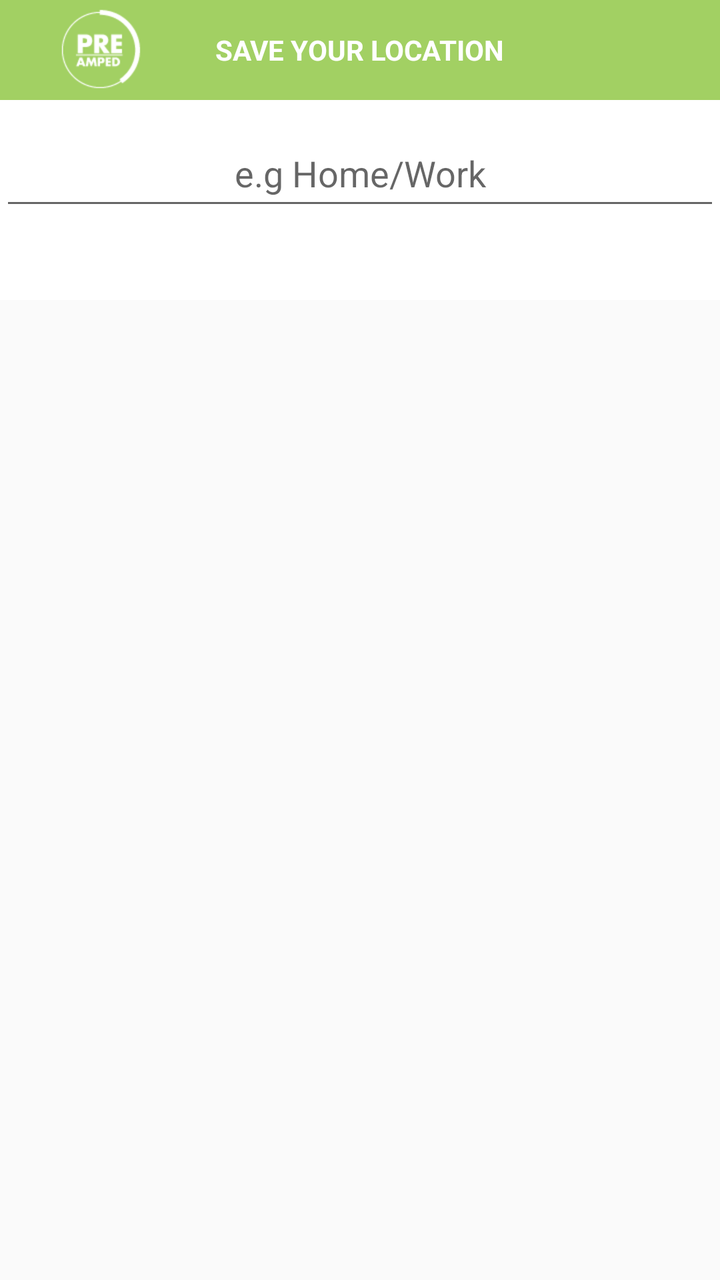
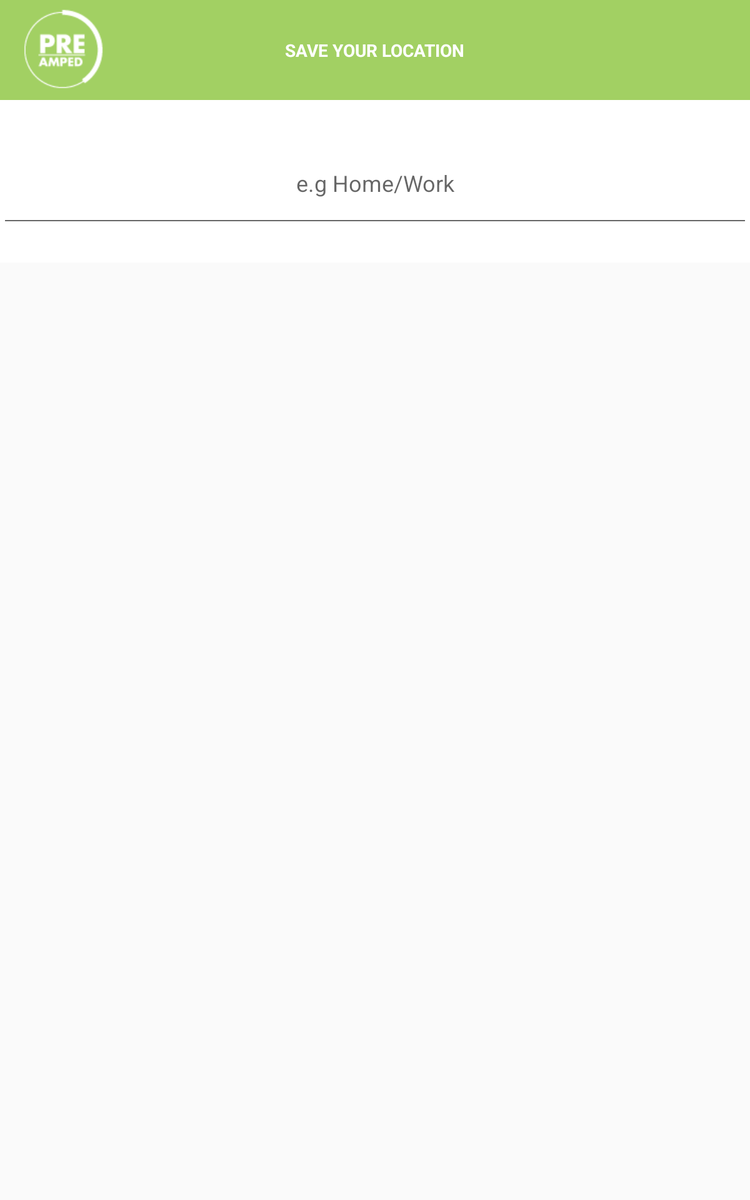

An Android layout and its configuration variant, each rendered on a device that would load it. The default file and the variant file are quoted in full after the pictures.
<!-- AndroidManifest.xml: application theme AppTheme -->
<!-- res/layout/new_location_dialog_a.xml -->
<?xml version="1.0" encoding="utf-8"?>
<LinearLayout xmlns:android="http://schemas.android.com/apk/res/android"
    android:orientation="vertical" android:layout_width="match_parent"
    android:layout_height="wrap_content">



    <RelativeLayout

        android:background="@color/transluscent_green"
        android:layout_width="match_parent"
        android:layout_height="50dp">

        <ImageView
            android:src="@drawable/pre_white"
            android:layout_width="wrap_content"
            android:layout_height="wrap_content" />

        <TextView
            android:layout_centerVertical="true"
            android:layout_centerHorizontal="true"
            android:textStyle="bold"
            android:textColor="@color/white"
            android:text="SAVE YOUR LOCATION"
            android:layout_width="wrap_content"
            android:layout_height="wrap_content" />

    </RelativeLayout>


    <RelativeLayout

        android:background="@color/white"
        android:layout_width="match_parent"
        android:layout_height="wrap_content">



        <AutoCompleteTextView
            android:layout_marginBottom="40dp"
            android:inputType="textCapSentences"
            android:gravity="center"
            android:hint="e.g Home/Work"
            android:layout_marginTop="10dp"
            android:id="@+id/edtNewSaves"
            android:layout_width="match_parent"
            android:layout_height="50dp" />



    </RelativeLayout>







</LinearLayout>
<!-- resources referenced by this layout -->
<resources>
  <color name="transluscent_green">#CC8cc63e</color>
  <color name="white">#ffffffff</color>
  <!-- drawable pre_white: png bitmap (drawable, 1770 bytes) -->
  <style name="AppTheme" parent="Theme.AppCompat.Light.DarkActionBar">
          <item name="android:windowTitleStyle">@style/actionBarStyle</item>
          <item name="colorPrimary">#ff8cc63e</item>
          <item name="colorPrimaryDark">#ff8cc63e</item>
          <item name="colorAccent">#ff8cc63e</item>
          <item name="android:logo">@drawable/acc</item>
          <item name="android:selectableItemBackground">@color/white</item>
          
      </style>
  <style name="actionBarStyle" parent="@android:style/TextAppearance.Small">
          <item name="android:textColor">@color/white</item>
          <item name="android:background">@color/black</item>
          <item name="android:textStyle">normal</item>
      </style>
  <!-- drawable acc: png bitmap (drawable, 1495 bytes) -->
  <color name="black">#000000</color>
</resources>
<!-- res/layout-sw600dp/new_location_dialog_a.xml (the author's variant of the layout above) -->
<!-- drawn on a 7-inch tablet held upright -->
<?xml version="1.0" encoding="utf-8"?>
<LinearLayout xmlns:android="http://schemas.android.com/apk/res/android"
    android:orientation="vertical" android:layout_width="match_parent"
    android:layout_height="wrap_content">



    <RelativeLayout

        android:background="@color/transluscent_green"
        android:layout_width="match_parent"
        android:layout_height="80dp">

        <ImageView
            android:src="@drawable/pre_white"
            android:layout_width="wrap_content"
            android:layout_height="wrap_content" />

        <TextView
            android:layout_centerVertical="true"
            android:layout_centerHorizontal="true"
            android:textStyle="bold"
            android:textColor="@color/white"
            android:text="SAVE YOUR LOCATION"
            android:layout_width="wrap_content"
            android:layout_height="wrap_content" />

    </RelativeLayout>


    <RelativeLayout

        android:background="@color/white"
        android:layout_width="match_parent"
        android:layout_height="wrap_content">



        <AutoCompleteTextView
            android:layout_centerVertical="true"

            android:inputType="textCapSentences"
            android:gravity="center"
            android:hint="e.g Home/Work"
            android:layout_marginTop="50dp"
            android:id="@+id/edtNewSaves"
            android:layout_width="match_parent"
            android:layout_height="80dp" />



    </RelativeLayout>







</LinearLayout>
